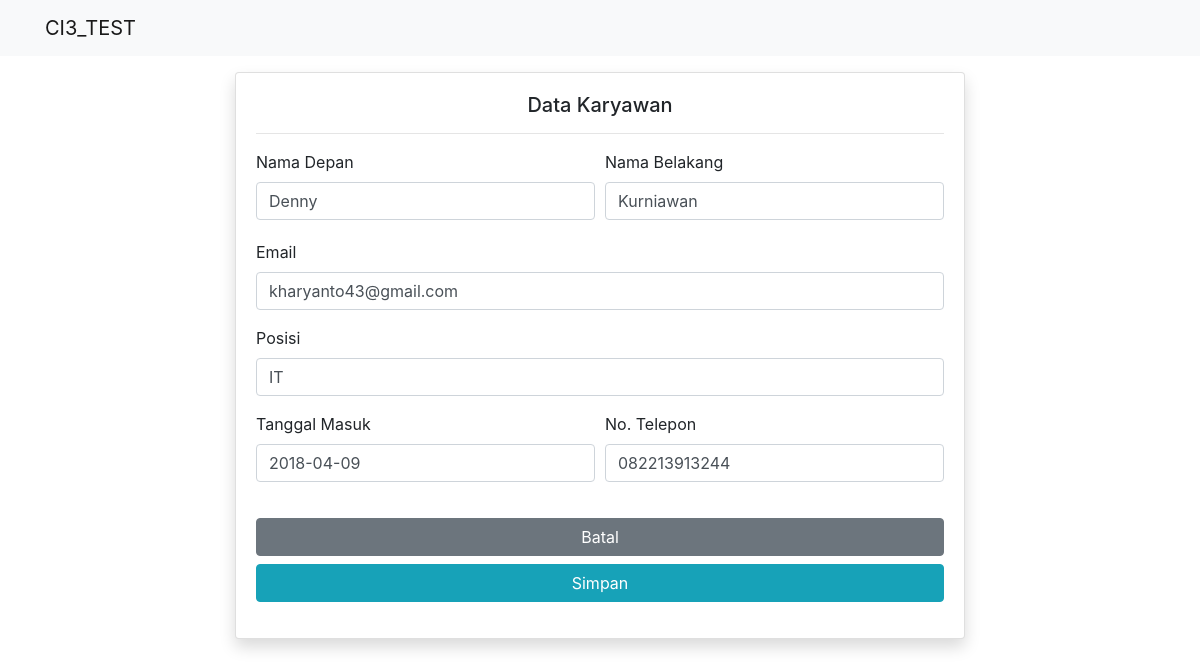
Screenshot of /employee/edit/1 with the database file from the repository.
### tables this page shows
CREATE TABLE `employee` (
  `employee_id` int(11) NOT NULL,
  `first_name` varchar(25) NOT NULL,
  `last_name` varchar(25) NOT NULL,
  `email` varchar(100) NOT NULL,
  `position` varchar(100) NOT NULL,
  `join_date` date NOT NULL,
  `phone` varchar(25) NOT NULL,
  `create_by` int(11) NOT NULL,
  `create_at` int(11) NOT NULL
);

### application/controllers/Employee.php (called while the page is built, shortened)
<?php
	class Employee extends CI_Controller{
		public function __construct(){
			$this->load->model('Employee_model');
			$this->load->model('Address_model');
		}
		public function edit($id){
			$data['judul'] = 'Data Karyawan';
			$data['karyawan'] = $this->Employee_model->selectbyid($id);
			$this->form_validation->set_rules(
												'txtFirstName',
												'First Name',
												'required|max_length[25]|trim|alpha'
											);
			$this->form_validation->set_rules(
												'txtLastName',
												'Last Name',
												'required|max_length[25]|trim|alpha_dash'
											);
			$this->form_validation->set_rules(
												'txtEmail',
												'Email',
												'required|max_length[100]|valid_email'
											);
			$this->form_validation->set_rules('txtPosition', 'Position', 'required');
			$this->form_validation->set_rules('txtJoinDate', 'Join Date', 'required');
			$this->form_validation->set_rules('txtPhone', 'Phone', 'required|is_natural');
			if ($this->form_validation->run() == FALSE) {
				$this->load->view('templates/header', $data);
				$this->load->view('employee/form_edit', $data);
				$this->load->view('templates/footer');
			} else {
				$this->Employee_model->update();
				$this->session->set_flashdata('message', 'diubah');
				redirect('employee/index');
			}
		}
	}

### index.php (called while the page is built, shortened)
<?php
require_once BASEPATH.'core/CodeIgniter.php';

### application/models/Employee_model.php (called while the page is built, shortened)
<?php
    class Employee_model extends CI_Model{
        public function selectbyid($id){
            return $this->db->get_where('employee', ['employee_id' => $id])->row_array();
        }
    }

### application/views/employee/form_edit.php (the view, shortened to what this page needs)
<div class="container">
    <div class="row mt-3">
        <div class="col-md-8 mx-auto">
            <div class="card shadow">
                <div class="card-body">
                    <h5 class="card-title text-center"><?= $judul; ?></h5>
                    <hr>
                    <form action="" method="post">
                        <div class="form-row">
                            <div class="form-group col-md-6">
                                <label for="txtFirstName">Nama Depan</label>
                                <input type="text" name="txtFirstName" class="form-control" value="<?= $karyawan['first_name']; ?>">
                            </div>
                            <div class="form-group col-md-6">
                                <label for="txtLastName">Nama Belakang</label>
                                <input type="text" name="txtLastName" class="form-control" value="<?= $karyawan['last_name']; ?>">
                            </div>
                        </div>
                        <div class="form-group">
                            <label for="txtEmail">Email</label>
                            <input type="text" name="txtEmail" class="form-control" value="<?= $karyawan['email']; ?>">
                        </div>
                        <div class="form-group">
                            <label for="txtPosition">Posisi</label>
                            <input type="text" name="txtPosition" class="form-control" value="<?= $karyawan['position']; ?>">
                        </div>
                        <div class="form-row">
                            <div class="form-group col-md-6">
                                <label for="txtJoinDate">Tanggal Masuk</label>
                                <input type="text" name="txtJoinDate" class="form-control" value="<?= $karyawan['join_date']; ?>">
                            </div>
                            <div class="form-group col-md-6">
                                <label for="txtPhone">No. Telepon</label>
                                <input type="text" name="txtPhone" class="form-control" value="<?= $karyawan['phone']; ?>">
                            </div>
                        </div>
                        <div class="form-group mt-3">
                            <button type="reset" class="btn btn-secondary btn-block">Batal</button>
                            <button type="submit" class="btn btn-info btn-block">Simpan</button>
                        </div>
                    </form>
                </div>
            </div>
        </div>
    </div>
</div>

### rows the page displays
employee: txtFirstName "Denny", txtLastName "Kurniawan", txtEmail "kharyanto43@gmail.com", txtPosition "IT", txtJoinDate "2018-04-09", txtPhone "082213913244"

### other values shown
$judul "Data Karyawan"
